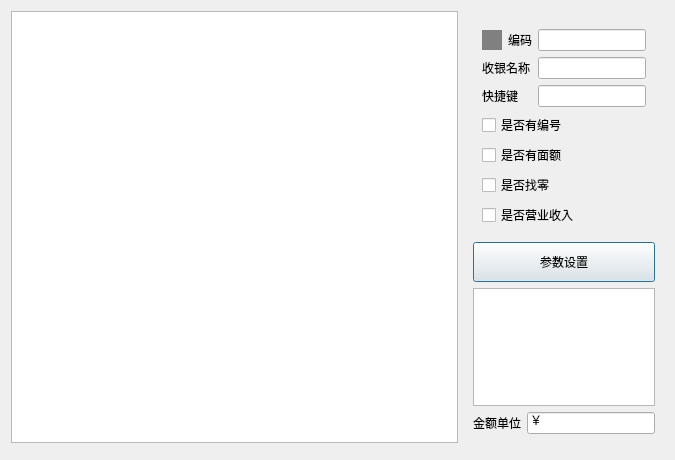
<?xml version="1.0" encoding="UTF-8"?>
<ui version="4.0">
 <class>w_bt_dish_paymode_dialog</class>
 <widget class="QDialog" name="w_bt_dish_paymode_dialog">
  <property name="geometry">
   <rect>
    <x>0</x>
    <y>0</y>
    <width>675</width>
    <height>460</height>
   </rect>
  </property>
  <layout class="QVBoxLayout" name="verticalLayout_2">
   <item>
    <layout class="QHBoxLayout" name="horizontalLayout" stretch="2,0">
     <item>
      <widget class="lds_tableView" name="tableView"/>
     </item>
     <item>
      <widget class="QFrame" name="frame_2">
       <property name="maximumSize">
        <size>
         <width>200</width>
         <height>16777215</height>
        </size>
       </property>
       <property name="outer_stylesheet" stdset="0">
        <string>frame_detail_show</string>
       </property>
       <layout class="QVBoxLayout" name="verticalLayout" stretch="0,0,0,0,1">
        <item>
         <widget class="QFrame" name="frame">
          <layout class="QGridLayout" name="gridLayout">
           <item row="1" column="4">
            <widget class="QLineEdit" name="lineEdit_ch_paymodeno"/>
           </item>
           <item row="2" column="4">
            <widget class="QLineEdit" name="lineEdit_vch_paymodename"/>
           </item>
           <item row="3" column="4">
            <widget class="QLineEdit" name="lineEdit_ch_key"/>
           </item>
           <item row="1" column="0">
            <widget class="lds_colorlabel" name="label_vch_arg4">
             <property name="minimumSize">
              <size>
               <width>20</width>
               <height>20</height>
              </size>
             </property>
             <property name="maximumSize">
              <size>
               <width>20</width>
               <height>20</height>
              </size>
             </property>
             <property name="styleSheet">
              <string notr="true">background:gray;</string>
             </property>
             <property name="text">
              <string/>
             </property>
            </widget>
           </item>
           <item row="2" column="0" colspan="4">
            <widget class="QLabel" name="label_2">
             <property name="text">
              <string>收银名称</string>
             </property>
            </widget>
           </item>
           <item row="5" column="0" colspan="5">
            <widget class="lds_CheckBox" name="checkBox_ch_idflag">
             <property name="text">
              <string>是否有编号</string>
             </property>
             <property name="tristate">
              <bool>false</bool>
             </property>
            </widget>
           </item>
           <item row="6" column="0" colspan="5">
            <widget class="lds_CheckBox" name="checkBox_ch_faceflag">
             <property name="text">
              <string>是否有面额</string>
             </property>
             <property name="tristate">
              <bool>false</bool>
             </property>
            </widget>
           </item>
           <item row="7" column="0" colspan="5">
            <widget class="lds_CheckBox" name="checkBox_ch_changeflag">
             <property name="text">
              <string>是否找零</string>
             </property>
             <property name="tristate">
              <bool>false</bool>
             </property>
            </widget>
           </item>
           <item row="8" column="0" colspan="5">
            <widget class="lds_CheckBox" name="checkBox_ch_incomeflag">
             <property name="text">
              <string>是否营业收入</string>
             </property>
             <property name="tristate">
              <bool>false</bool>
             </property>
            </widget>
           </item>
           <item row="1" column="1" colspan="3">
            <widget class="QLabel" name="label">
             <property name="text">
              <string>编码</string>
             </property>
            </widget>
           </item>
           <item row="3" column="0" colspan="4">
            <widget class="QLabel" name="label_7">
             <property name="text">
              <string>快捷键</string>
             </property>
            </widget>
           </item>
          </layout>
         </widget>
        </item>
        <item>
         <widget class="lds_toolbar_button" name="pushButton_arg">
          <property name="minimumSize">
           <size>
            <width>0</width>
            <height>40</height>
           </size>
          </property>
          <property name="text">
           <string>参数设置</string>
          </property>
          <property name="outer_stylesheet" stdset="0">
           <string>pushbutton</string>
          </property>
         </widget>
        </item>
        <item>
         <widget class="QTableView" name="tableView_2"/>
        </item>
        <item>
         <layout class="QHBoxLayout" name="horizontalLayout_2">
          <item>
           <widget class="QLabel" name="label_3">
            <property name="text">
             <string>金额单位</string>
            </property>
           </widget>
          </item>
          <item>
           <widget class="QLineEdit" name="lineEdit_unitprefix">
            <property name="text">
             <string>￥</string>
            </property>
           </widget>
          </item>
         </layout>
        </item>
        <item>
         <spacer name="verticalSpacer">
          <property name="orientation">
           <enum>Qt::Vertical</enum>
          </property>
          <property name="sizeHint" stdset="0">
           <size>
            <width>20</width>
            <height>40</height>
           </size>
          </property>
         </spacer>
        </item>
       </layout>
      </widget>
     </item>
    </layout>
   </item>
   <item>
    <widget class="lds_toolbar" name="widget"/>
   </item>
  </layout>
 </widget>
 <customwidgets>
  <customwidget>
   <class>lds_toolbar_button</class>
   <extends>QPushButton</extends>
   <header>lds_toolbar_button.h</header>
  </customwidget>
  <customwidget>
   <class>lds_tableView</class>
   <extends>QTableView</extends>
   <header>lds_tableview.h</header>
  </customwidget>
  <customwidget>
   <class>lds_toolbar</class>
   <extends>QFrame</extends>
   <header>lds_toolbar.h</header>
   <container>1</container>
  </customwidget>
  <customwidget>
   <class>lds_CheckBox</class>
   <extends>QCheckBox</extends>
   <header>lds_checkbox.h</header>
  </customwidget>
  <customwidget>
   <class>lds_colorlabel</class>
   <extends>QLabel</extends>
   <header>lds_colorlabel.h</header>
  </customwidget>
 </customwidgets>
 <tabstops>
  <tabstop>tableView_2</tabstop>
  <tabstop>lineEdit_ch_paymodeno</tabstop>
  <tabstop>lineEdit_vch_paymodename</tabstop>
  <tabstop>lineEdit_ch_key</tabstop>
  <tabstop>checkBox_ch_idflag</tabstop>
  <tabstop>checkBox_ch_faceflag</tabstop>
  <tabstop>checkBox_ch_changeflag</tabstop>
  <tabstop>checkBox_ch_incomeflag</tabstop>
  <tabstop>pushButton_arg</tabstop>
  <tabstop>tableView</tabstop>
  <tabstop>lineEdit_unitprefix</tabstop>
 </tabstops>
 <resources/>
 <connections/>
</ui>
